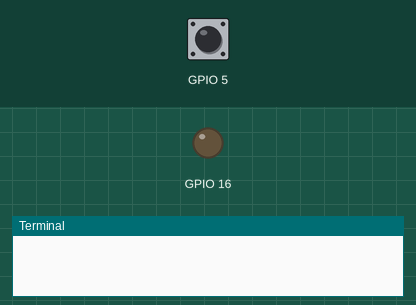
A program run on a simulated Raspberry Pi (BCM pin numbers) with a Grove Base HAT. Shown: output pins drawn as LEDs (lit = HIGH), the last lines printed to the terminal. The test bench sets the inputs (shaded band); at power-on: GPIO 5 LOW.

Above: at 1.2 s.
1.3 s: GPIO 5 pulled HIGH for 0.15 s
At 2.1 s:
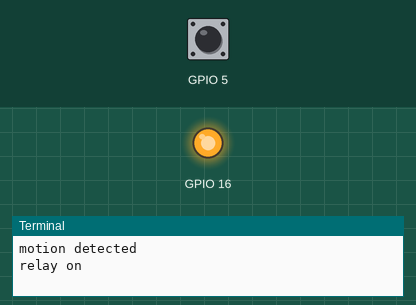
Timing chart, 0 to 4.3 s (numbered marks = the images above; inputs shaded):
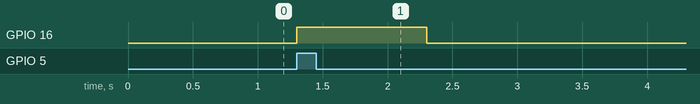

Measured:
- after the input at 1.3 s, GPIO 16: LOW → HIGH at once, → LOW 1.0 s later

The program:

Lesson_4_motion_sensor_and_relay.py
```python
#!/usr/bin/env python

import time

from grove.grove_mini_pir_motion_sensor import GroveMiniPIRMotionSensor
from grove.grove_relay import GroveRelay


def main():
    # Grove - mini PIR motion sensor connected to port D5
    sensor = GroveMiniPIRMotionSensor(5)

    # Grove - Relay connected to port D16
    relay = GroveRelay(16)

    def on_detect():
        print('motion detected')

        relay.on()
        print('relay on')

        time.sleep(1)

        relay.off()
        print('relay off')

    sensor.on_detect = on_detect

    while True:
        time.sleep(1)


if __name__ == '__main__':
    main()
```
